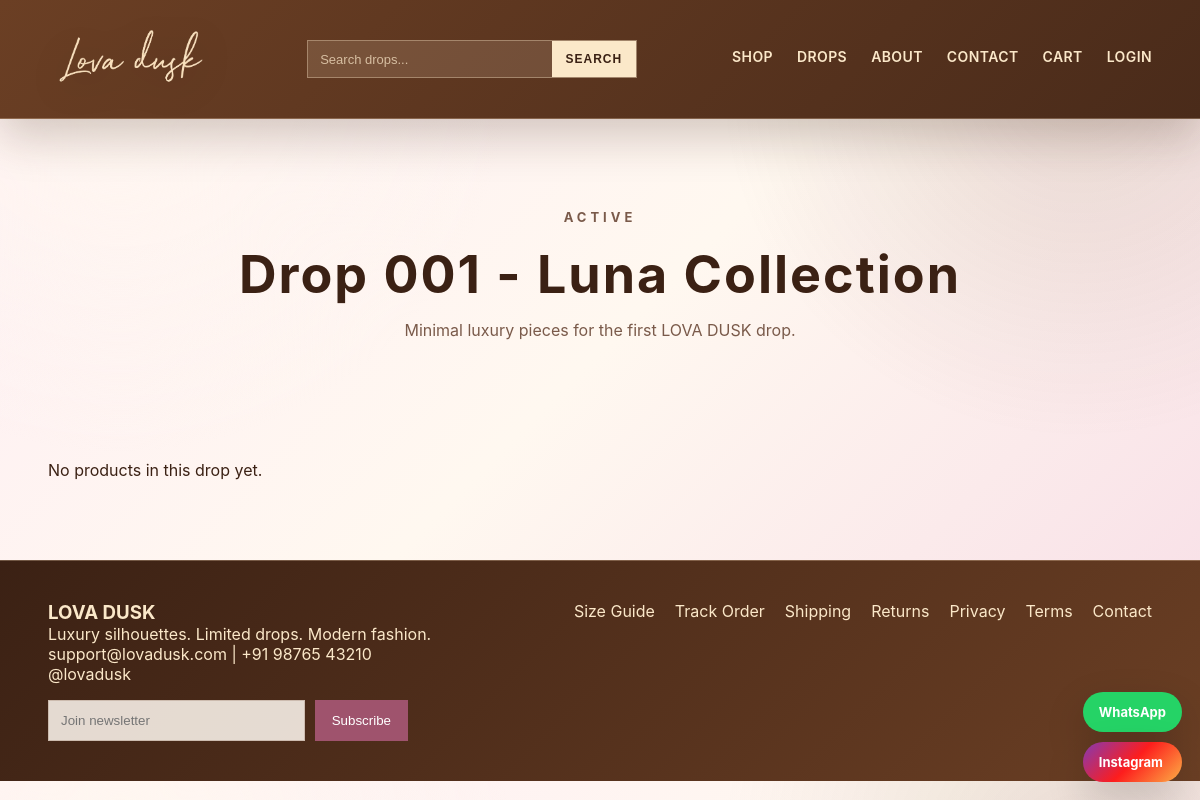
The app's page /drops/view-drop.php?id=1 with its own data.
### tables this page shows
CREATE TABLE `drops` (
  `id` int(11) NOT NULL,
  `title` varchar(150) NOT NULL,
  `slug` varchar(180) NOT NULL,
  `description` text DEFAULT NULL,
  `launch_date` datetime DEFAULT NULL,
  `status` enum('upcoming','active','closed') DEFAULT 'upcoming',
  `created_at` timestamp NOT NULL DEFAULT current_timestamp()
);

CREATE TABLE `settings` (
  `id` int(11) NOT NULL,
  `setting_key` varchar(120) NOT NULL,
  `setting_value` text DEFAULT NULL,
  `updated_at` timestamp NOT NULL DEFAULT current_timestamp() ON UPDATE current_timestamp()
);

### includes/functions.php (called while the page is built, shortened)
<?php
function clean($value) {
    return htmlspecialchars(trim($value), ENT_QUOTES, "UTF-8");
}
?>

### database/phase11-schema.php (called while the page is built, shortened)
<?php
function get_setting($conn, $key, $default = "") {
    $stmt = $conn->prepare("SELECT setting_value FROM settings WHERE setting_key = ? LIMIT 1");
    $stmt->bind_param("s", $key);
    $stmt->execute();
    $row = $stmt->get_result()->fetch_assoc();
    return $row ? $row["setting_value"] : $default;
}
?>

### drops/view-drop.php (the view, shortened to what this page needs)
<?php
include "../includes/header.php";
$id = (int)($_GET["id"] ?? 0);
$stmt = $conn->prepare("SELECT * FROM drops WHERE id = ? LIMIT 1");
$stmt->bind_param("i", $id);
$stmt->execute();
$drop = $stmt->get_result()->fetch_assoc();
$productStmt = $conn->prepare("SELECT * FROM products WHERE drop_id = ? AND status = 'active' ORDER BY id DESC");
$productStmt->bind_param("i", $id);
$productStmt->execute();
$products = $productStmt->get_result();
?>
<section class="page-hero">
    <p class="eyebrow"><?= clean($drop["status"]); ?></p>
    <h1><?= clean($drop["title"]); ?></h1>
    <p><?= clean($drop["description"] ?? "Limited LOVA DUSK drop."); ?></p>
</section>
<section class="featured-section">
    <div class="product-grid">
        <?php if ($products->num_rows > 0): ?>
            <?php while ($product = $products->fetch_assoc()): ?>
                <article class="product-card real-card">
                    <a href="../product.php?id=<?= $product["id"]; ?>">
                        <?php if ($product["main_image"]): ?>
                            <img src="<?= BASE_URL . clean($product["main_image"]); ?>" alt="<?= clean($product["name"]); ?>">
                        <?php else: ?>
                            <div class="product-image"></div>
                        <?php endif; ?>
                        <h3><?= clean($product["name"]); ?></h3>
                        <p><?= $product["sale_price"] ? money($product["sale_price"]) : money($product["price"]); ?></p>
                    </a>
                </article>
            <?php endwhile; ?>
        <?php else: ?>
            <p>No products in this drop yet.</p>
        <?php endif; ?>
    </div>
</section>
<?php include "../includes/footer.php"; ?>

### includes/footer.php (shortened to what this page needs)
<?php
if (file_exists(__DIR__ . "/../database/phase11-schema.php")) {
    require_once __DIR__ . "/../database/phase11-schema.php";
}
$waNumber = function_exists("get_setting") ? get_setting($conn, "whatsapp_number", "919876543210") : "919876543210";
$instagramLink = function_exists("get_setting") ? get_setting($conn, "instagram_link", "#") : "#";
?>
<footer class="site-footer">
    <div>
        <h3><?= clean(function_exists("get_setting") ? get_setting($conn, "site_name", "LOVA DUSK") : "LOVA DUSK"); ?></h3>
        <p><?= clean(function_exists("get_setting") ? get_setting($conn, "footer_tagline", "Luxury silhouettes. Limited drops. Modern fashion.") : "Luxury silhouettes. Limited drops. Modern fashion."); ?></p>
        <p><?= clean(function_exists("get_setting") ? get_setting($conn, "contact_email", "") : ""); ?> | <?= clean(function_exists("get_setting") ? get_setting($conn, "contact_phone", "") : ""); ?></p>
        <p><?= clean(function_exists("get_setting") ? get_setting($conn, "instagram_handle", "@lovadusk") : "@lovadusk"); ?></p>
        <form method="POST" action="<?= BASE_URL; ?>ajax/newsletter.php" class="newsletter-form">
            <input type="email" name="email" placeholder="Join newsletter" required>
            <button type="submit">Subscribe</button>
        </form>
    </div>
    <div class="footer-links">
        <a href="<?= BASE_URL; ?>size-guide.php">Size Guide</a>
        <a href="<?= BASE_URL; ?>track-order.php">Track Order</a>
        <a href="<?= BASE_URL; ?>shipping-policy.php">Shipping</a>
        <a href="<?= BASE_URL; ?>returns-policy.php">Returns</a>
        <a href="<?= BASE_URL; ?>privacy-policy.php">Privacy</a>
        <a href="<?= BASE_URL; ?>terms-services.php">Terms</a>
        <a href="<?= BASE_URL; ?>contact.php">Contact</a>
    </div>
</footer>
<div class="floating-socials">
    <a href="https://wa.me/<?= clean($waNumber); ?>" target="_blank" class="float-btn whatsapp-btn">WhatsApp</a>
    <a href="<?= clean($instagramLink); ?>" target="_blank" class="float-btn instagram-btn">Instagram</a>
</div>
</body>
</html>

### records on screen
drops: status "ACTIVE", title "Drop 001 - Luna Collection", description "Minimal luxury pieces for the first LOVA DUSK drop."
settings: setting_value "LOVA DUSK"
settings: setting_value "Luxury silhouettes. Limited drops. Modern fashion."
settings: setting_value "support@lovadusk.com"
settings: setting_value "+91 98765 43210"
settings: setting_value "@lovadusk"
